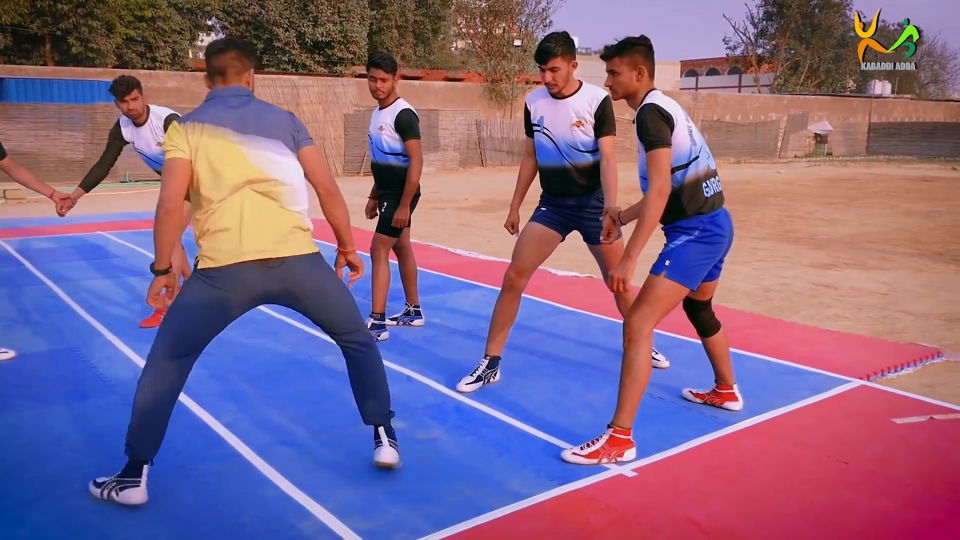
#> input picture frame 7 of samples/kabaddi_clip.mp4, 1920 x 1080 px (shown at 1/2 size)
$ python visualize_raw.py
#> lines starting #> are read from the running program, lines starting #| are printed output that depends on the picture; after the words box and inside, x2 and y2 are one past the last pixel; in counts of white or black regions, pixels touching at a corner belong together
#!/usr/bin/env python3
"""
L1.0 — Raw Video Reference Visualization

Purpose:
    Creates a reference copy of the raw input video with informational overlays.
    This serves as the baseline for comparison with processed stages.

Overlays:
    - Frame counter (top-left)
    - Timestamp in seconds (top-right)
    - Watermark: "RAW VIDEO — NO PROCESSING" (center-top)

Input:
    samples/kabaddi_clip.mp4

Output:
    review1/level1_pose/outputs/00_raw_reference.mp4
"""

import cv2
import sys
import os

def visualize_raw_video(input_path, output_path):
    """
    Create raw video reference with informational overlays.

    Args:
        input_path: Path to input video file
        output_path: Path to output video file
    """
#> called with input_path = 'samples/kabaddi_clip.mp4'

    # Open input video
    cap = cv2.VideoCapture(input_path)
    if not cap.isOpened():
        raise FileNotFoundError(f"Cannot open video file: {input_path}")

    # Get video properties
    fps = cap.get(cv2.CAP_PROP_FPS)
    if fps <= 0:
        fps = 30.0  # fallback
    width = int(cap.get(cv2.CAP_PROP_FRAME_WIDTH))
    height = int(cap.get(cv2.CAP_PROP_FRAME_HEIGHT))
    total_frames = int(cap.get(cv2.CAP_PROP_FRAME_COUNT))

    print(f"Input video: {input_path}")
    print(f"Resolution: {width}x{height}")
    print(f"FPS: {fps}")
    print(f"Total frames: {total_frames}")

    # Initialize video writer
    # Use mp4v codec for compatibility
    fourcc = cv2.VideoWriter_fourcc(*'mp4v')
    out = cv2.VideoWriter(output_path, fourcc, fps, (width, height))

    if not out.isOpened():
        raise RuntimeError(f"Cannot create output video: {output_path}")

    frame_count = 0

    # Process each frame
    while True:
        ret, frame = cap.read()
#> frame is the input picture: shape (1080, 1920, 3); mean B, G, R 133.7, 101.8, 130.9
        if not ret:
            break

        # Calculate timestamp in seconds
        timestamp_sec = cap.get(cv2.CAP_PROP_POS_MSEC) / 1000.0


        # ===== OVERLAY 1: Frame counter (top-left) =====
        frame_text = f"Frame: {frame_count:04d}"
        cv2.putText(
            frame,
            frame_text,
            (20, 40),  # Position: top-left with margin
            cv2.FONT_HERSHEY_SIMPLEX,
            1.0,  # Font scale
            (255, 255, 255),  # White color (BGR)
            2,  # Thickness
            cv2.LINE_AA  # Anti-aliasing for smooth text
        )
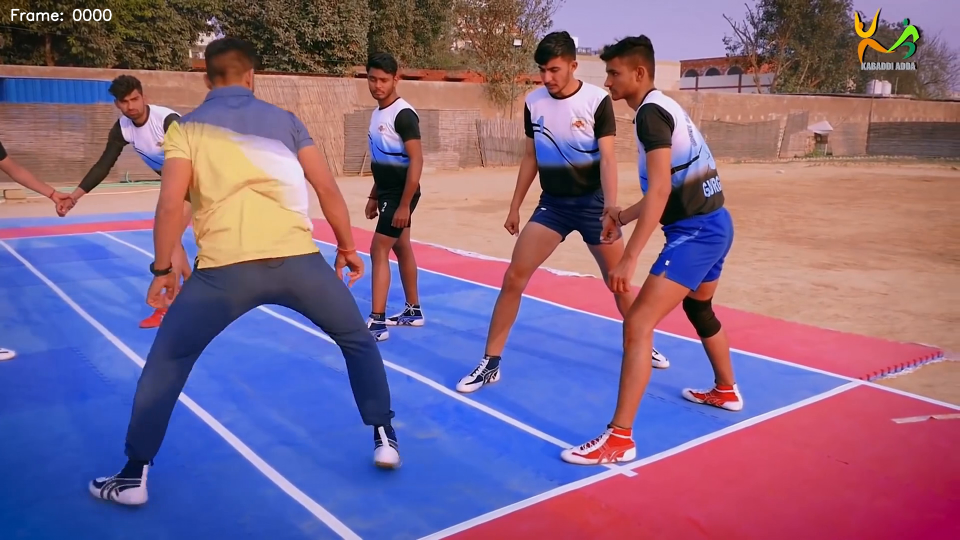
#> frame: shape (1080, 1920, 3) (shown at 1/2 size); 0.11% of pixels changed, all inside (x1, y1, x2, y2) = (22, 17, 224, 43)

        # ===== OVERLAY 2: Timestamp (top-right) =====
        timestamp_text = f"{timestamp_sec:.2f}s"

        # Calculate text width to right-align
        (text_width, text_height), baseline = cv2.getTextSize(
            timestamp_text,
            cv2.FONT_HERSHEY_SIMPLEX,
            1.0,
            2
        )

        cv2.putText(
            frame,
            timestamp_text,
            (width - text_width - 20, 40),  # Position: top-right with margin
            cv2.FONT_HERSHEY_SIMPLEX,
            1.0,
            (255, 255, 255),
            2,
            cv2.LINE_AA
        )
#> frame: shape (1080, 1920, 3); 0.05% of pixels changed, all inside (x1, y1, x2, y2) = (1812, 17, 1898, 43)

        # ===== OVERLAY 3: Watermark (center-top) =====
        watermark_text = "RAW VIDEO - NO PROCESSING"

        # Calculate text width to center-align
        (wm_width, wm_height), wm_baseline = cv2.getTextSize(
            watermark_text,
            cv2.FONT_HERSHEY_SIMPLEX,
            0.8,  # Slightly smaller font for watermark
            2
        )

        watermark_x = (width - wm_width) // 2
        watermark_y = 40

        # Add semi-transparent background for watermark readability
        # Create a rectangle behind the text
       # Create a copy for overlay rendering
        frame_with_overlay = frame.copy()

        # Add semi-transparent background for watermark readability
        padding = 10
        overlay = frame_with_overlay.copy()
        cv2.rectangle(
            overlay,
            (watermark_x - padding, watermark_y - wm_height - padding),
            (watermark_x + wm_width + padding, watermark_y + wm_baseline + padding),
            (0, 0, 0),
            -1
        )
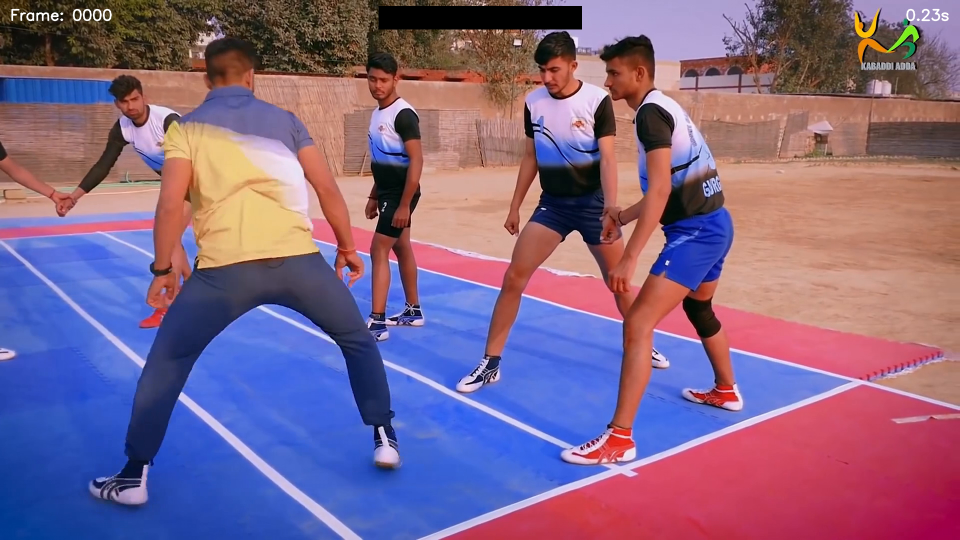
#> overlay: shape (1080, 1920, 3) (shown at 1/2 size); mean B, G, R 133, 101.1, 130

        # Blend overlay
        cv2.addWeighted(overlay, 0.3, frame_with_overlay, 0.7, 0, frame_with_overlay)

        # Draw watermark text
        cv2.putText(
            frame_with_overlay,
            watermark_text,
            (watermark_x, watermark_y),
            cv2.FONT_HERSHEY_SIMPLEX,
            0.8,
            (255, 255, 255),
            2,
            cv2.LINE_AA
        )
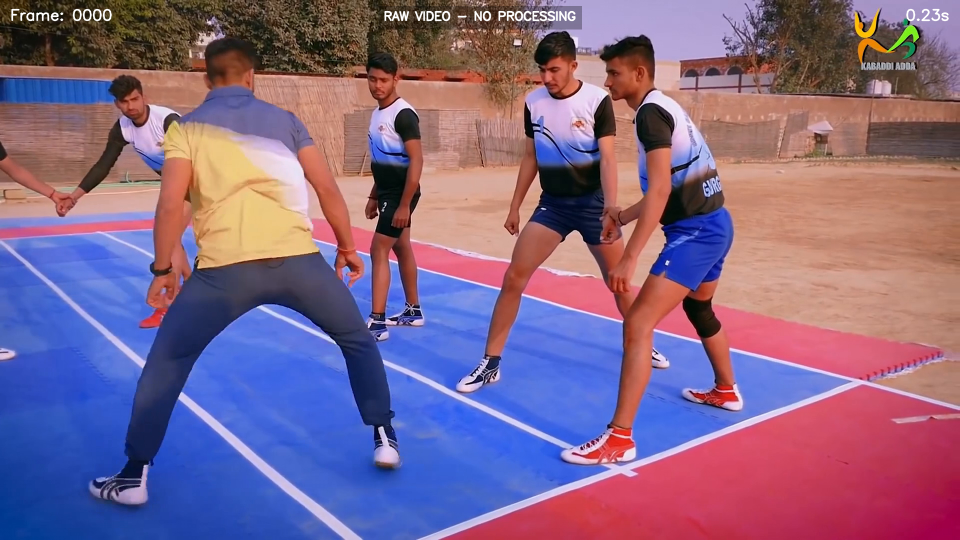
#> frame_with_overlay: shape (1080, 1920, 3) (shown at 1/2 size); mean B, G, R 133.9, 102, 131.1

        # Write final frame
        out.write(frame_with_overlay)


        frame_count += 1

        # Progress indicator (every 30 frames = ~1 second at 30fps)
        if frame_count % 30 == 0:
            print(f"Processing frame {frame_count}/{total_frames} ({timestamp_sec:.1f}s)")

    # Release resources
    cap.release()
    out.release()

    print(f"\nOutput video saved: {output_path}")
    print(f"Total frames processed: {frame_count}")


def main():
    """Main entry point for the script."""

    # Define input and output paths relative to project root
    # Assuming script is run from project root: kabaddi_trainer/
    input_video = "samples/kabaddi_clip.mp4"
    output_video = "review1/level1_pose/outputs/00_raw_reference.mp4"

    # Validate input file exists
    if not os.path.exists(input_video):
        print(f"Error: Input video not found: {input_video}", file=sys.stderr)
        print("Please run this script from the project root directory.", file=sys.stderr)
        sys.exit(1)

    # Create output directory if it doesn't exist
    output_dir = os.path.dirname(output_video)
    os.makedirs(output_dir, exist_ok=True)

    try:
        visualize_raw_video(input_video, output_video)
    except Exception as e:
        print(f"Error: {e}", file=sys.stderr)
        sys.exit(1)


if __name__ == "__main__":
    main()

$ run again, starting later in the video
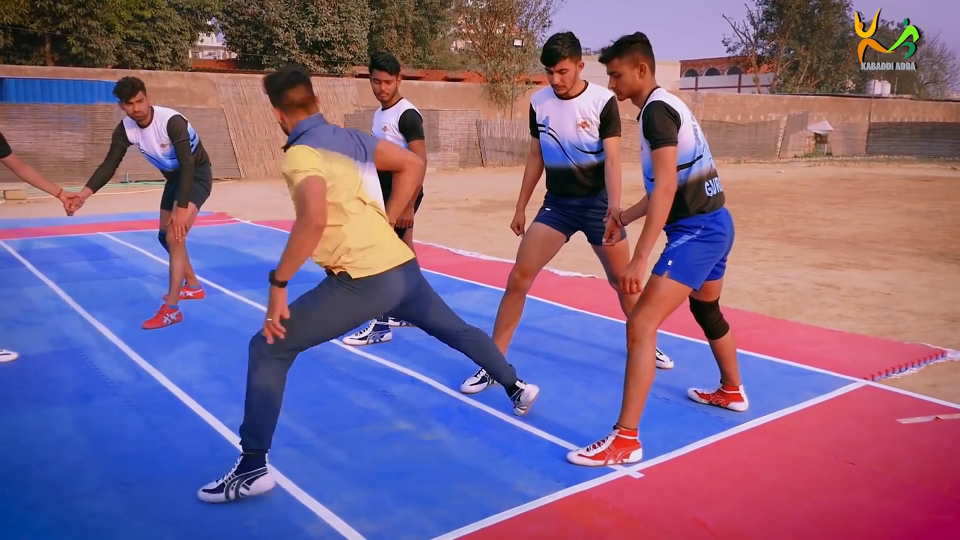
#> input picture frame 35 of samples/kabaddi_clip.mp4, 1920 x 1080 px (shown at 1/2 size)
#> in visualize_raw_video, frame is the input picture: shape (1080, 1920, 3); mean B, G, R 134.8, 101.6, 129.8
#> in visualize_raw_video, `cv2.rectangle( overlay, (watermark_x - padding, watermark_y - wm_heigh..`:
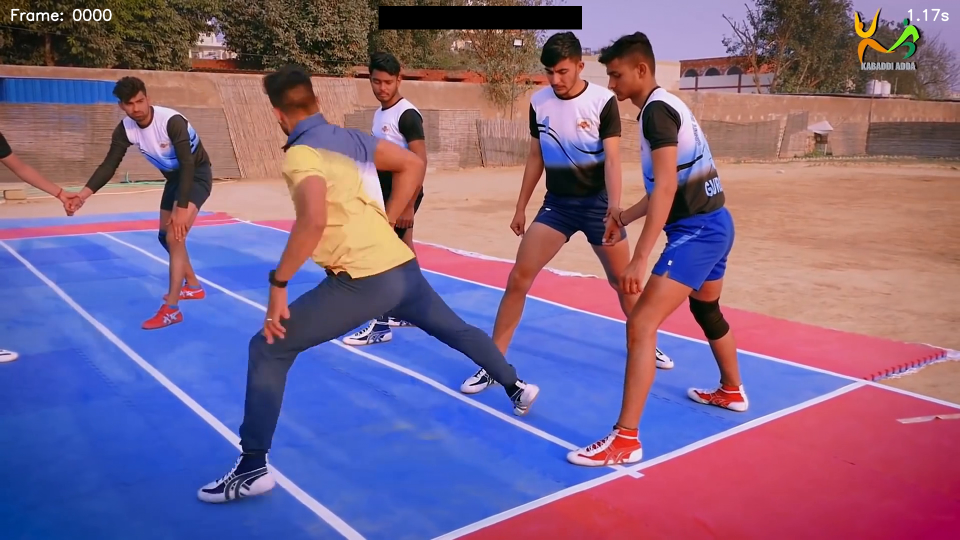
#> overlay: shape (1080, 1920, 3) (shown at 1/2 size); mean B, G, R 134.2, 100.9, 128.9
#> in visualize_raw_video, `cv2.putText( frame_with_overlay, watermark_text, (watermark_x, waterma..`:
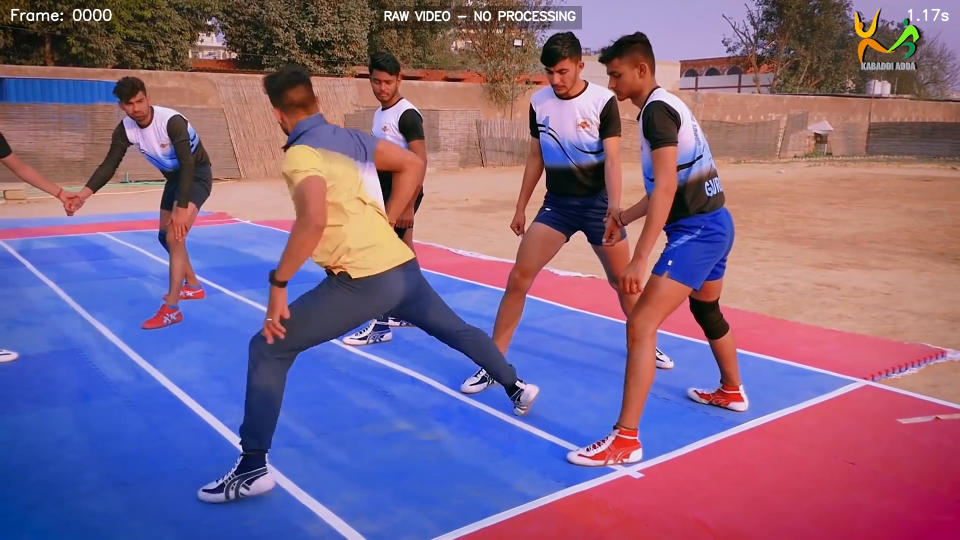
#> frame_with_overlay: shape (1080, 1920, 3) (shown at 1/2 size); mean B, G, R 135.1, 101.8, 130

$ run again, starting later in the video
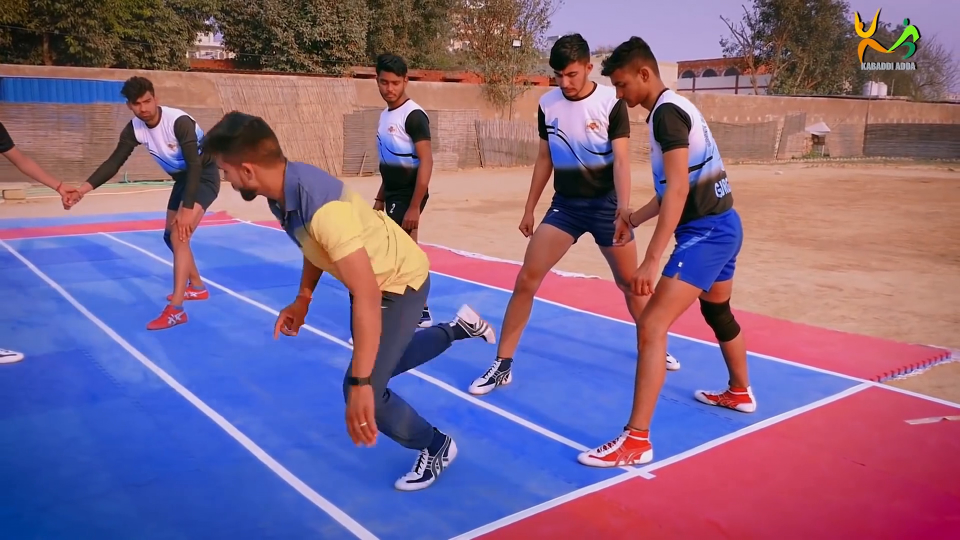
#> input picture frame 62 of samples/kabaddi_clip.mp4, 1920 x 1080 px (shown at 1/2 size)
#> in visualize_raw_video, frame is the input picture: shape (1080, 1920, 3); mean B, G, R 135.6, 101.6, 129.4
#> in visualize_raw_video, `cv2.rectangle( overlay, (watermark_x - padding, watermark_y - wm_heigh..`:
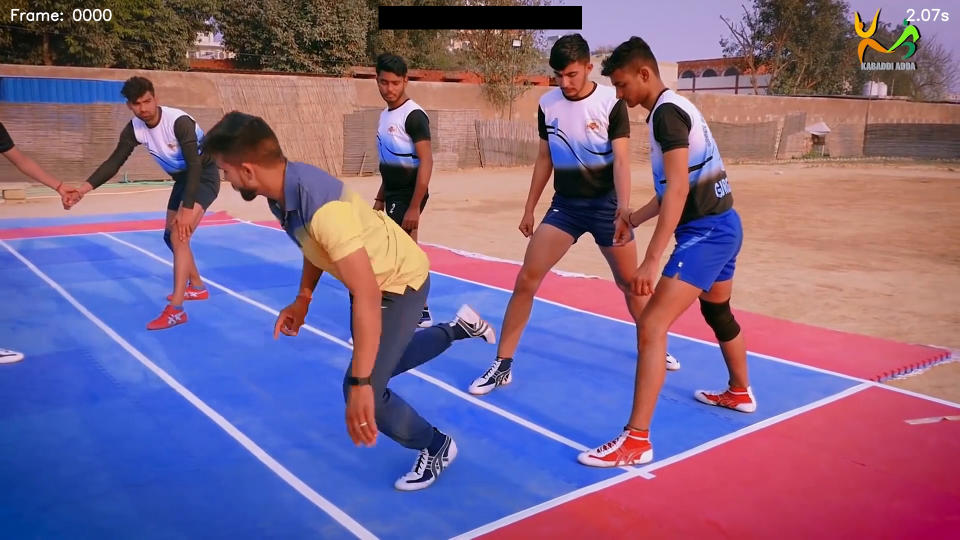
#> overlay: shape (1080, 1920, 3) (shown at 1/2 size); mean B, G, R 134.9, 100.9, 128.5
#> in visualize_raw_video, `cv2.putText( frame_with_overlay, watermark_text, (watermark_x, waterma..`:
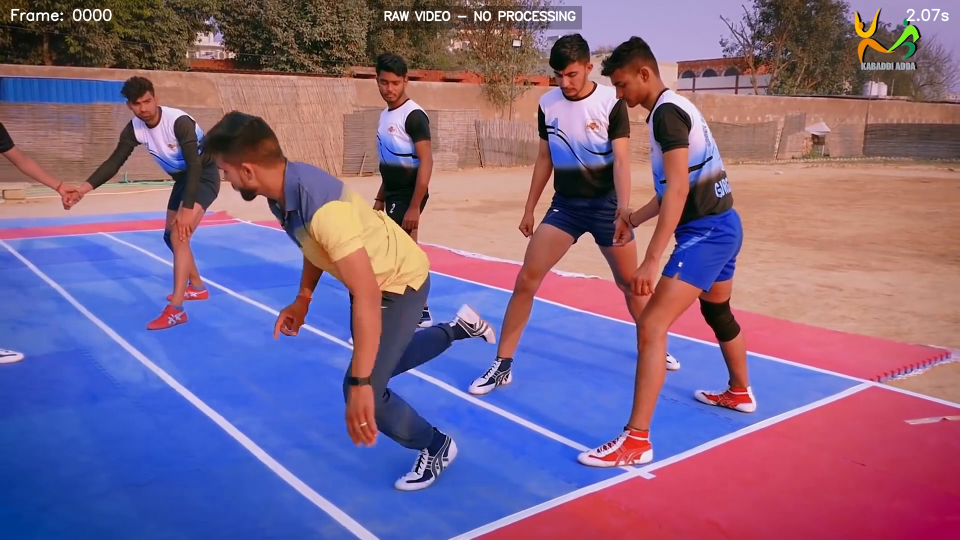
#> frame_with_overlay: shape (1080, 1920, 3) (shown at 1/2 size); mean B, G, R 135.8, 101.9, 129.5
